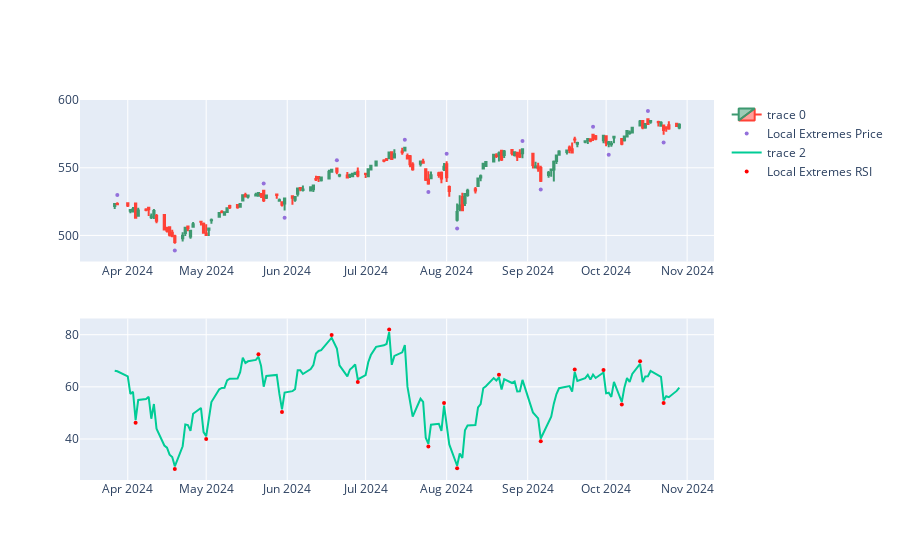

The cell this chart's notebook holds for it:
### Code cell
fig = make_subplots(rows=2, cols=1)
fig.append_trace(go.Candlestick(x=df_slice.Date,
                open=df_slice['Open'],
                high=df_slice['High'],
                low=df_slice['Low'],
                close=df_slice['Close']), row=1, col=1)

fig.add_scatter(x=df_slice.Date, y=df_slice['pointpos'], mode="markers",
                marker=dict(size=4, color="MediumPurple"),
                name="Local Extremes Price", row=1, col=1)

fig.append_trace(go.Scatter(x=df_slice.Date, y=df_slice['RSI']), row=2, col=1)
fig.add_scatter(x=df_slice.Date, y=df_slice['RSIpointpos'], mode="markers",
                marker=dict(size=4, color="Red"),
                name="Local Extremes RSI", row=2, col=1)


fig.update_layout(xaxis_rangeslider_visible=False)
fig.show()

### Figure 1 — Plotly figure (JSON) as saved in the notebook; plotly's stock layout.template omitted (floating-point values rounded to 4 significant figures; data arrays with more than 128 entries replaced by an {"elided": "..."} marker saying what was removed)
{"data": [{"close": {"elided": "150 float values"}, "high": {"elided": "150 float values"}, "low": {"elided": "150 float values"}, "open": {"elided": "150 float values"}, "type": "candlestick", "x": {"elided": "150 str values"}, "xaxis": "x", "yaxis": "y"}, {"marker": {"color": "MediumPurple", "size": 4}, "mode": "markers", "name": "Local Extremes Price", "type": "scatter", "x": {"elided": "150 str values"}, "xaxis": "x", "y": {"elided": "150 float values"}, "yaxis": "y"}, {"type": "scatter", "x": {"elided": "150 str values"}, "xaxis": "x2", "y": {"elided": "150 float values"}, "yaxis": "y2"}, {"marker": {"color": "Red", "size": 4}, "mode": "markers", "name": "Local Extremes RSI", "type": "scatter", "x": {"elided": "150 str values"}, "xaxis": "x2", "y": {"elided": "150 float values"}, "yaxis": "y2"}], "layout": {"xaxis": {"anchor": "y", "domain": [0, 1], "rangeslider": {"visible": false}}, "xaxis2": {"anchor": "y2", "domain": [0, 1]}, "yaxis": {"anchor": "x", "domain": [0.575, 1]}, "yaxis2": {"anchor": "x2", "domain": [0, 0.425]}}}
